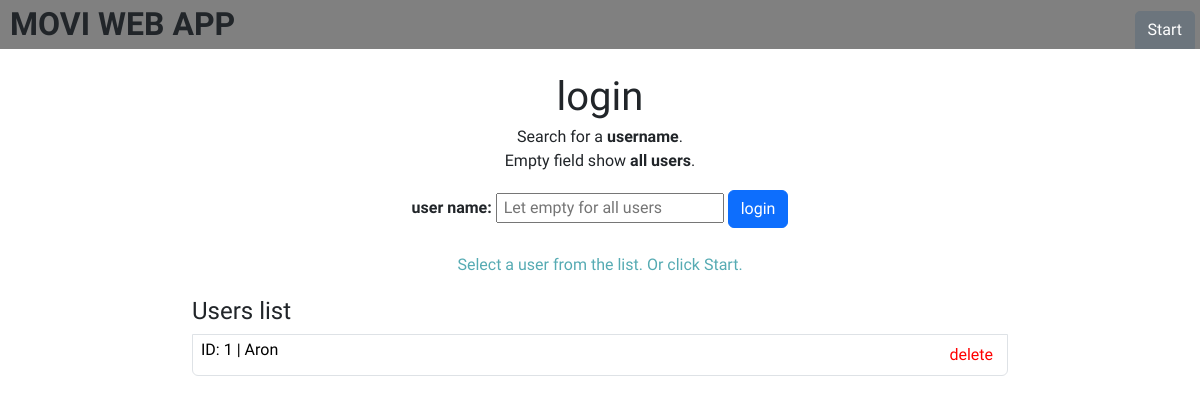
/users, run on an earlier commit of the app's database.
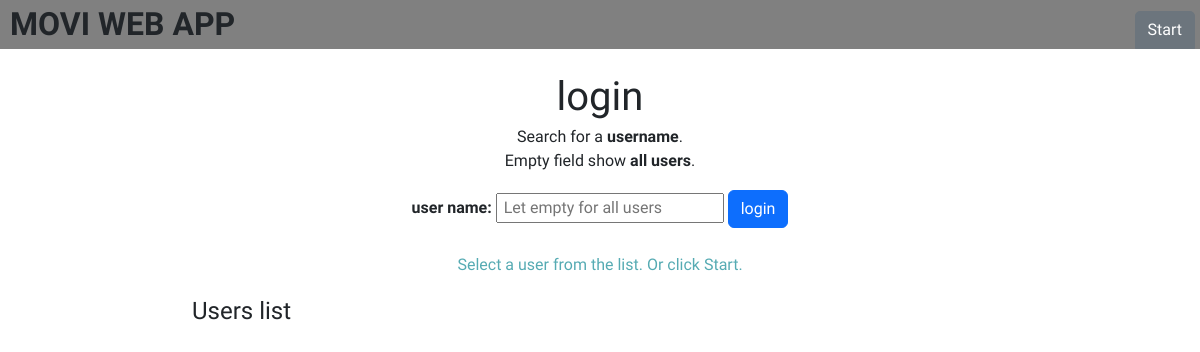
And on a later commit of the database.
### datamanager/data_models.py (models this page shows, shortened)
class User(db.Model):
    id: Mapped[int] = mapped_column(primary_key=True, autoincrement=True)
    name: Mapped[str] = mapped_column(nullable=False)
    reviews: Mapped[list["Review"]] = relationship(back_populates="user")
    movies: Mapped[list["Movie"]] = relationship(secondary=user_movie_association, back_populates="users")

### app.py (the view, shortened to what this page needs)
@app.route('/users', methods=['GET', 'POST'])
def list_users():
    with app.app_context():
        if request.method == 'POST':
            search_name = request.form.get('search_name')
            if search_name:
                users = User.query.filter(User.name.like(f"%{search_name}%")).all()
                msg = f"Select a user from the list. Or click Start."
                if not users:
                    msg = f"No user was found with the name {search_name}"
                    users = User.query.all()
            else:
                users = User.query.all()
                msg = "Select a user from the list. Or click Start."
            return render_template('users.html', users=users, msg=msg)
    users = User.query.all()
    msg = "Select a user from the list. Or click Start."
    return render_template('users.html', users=users, msg=msg)

### templates/users.html (shortened to what this page needs)
{% extends "layout.html" %}
{% block content %}
<div class="users">
    <div class="div_form">
      <form action="" method="post">
          <h1>login</h1>
          <p>
              Search for a <b>username</b>.<br>
              Empty field show <b>all users</b>.
          </p>
          <div class="_input">
              <label for="search_name"><b>user name:</b></label>
              <input type="text" id="search_name" name="search_name" placeholder=" Let empty for all users">
              <button type="submit" class="btn btn-primary" >login</button>
          </div>
          <p class="msg">{{ msg }}</p>
      </form>
    </div>
    <div class="list-group">
      <h4>Users list</h4>
      {% for user in users %}
        <div class="list-group-item list-group-item-action space_between">
            <a class="list-group-item-action btn_user_id" href="/users/{{ user.id }}">
                <button name="user_id" value="{{ user.id }}">ID: {{ user.id }} | {{ user.name }}</button>
            </a>
            <form action="/users" method="POST">
                <button type="submit" name="user_id" value="{{ user.id }}" class="btn btn-light btn_delete_user" data-bs-toggle="tooltip" title="If you click, the user will be permanently deleted." >delete</button>
            </form>
        </div>
      {% endfor %}
    </div>
</div>
{% endblock %}

### templates/layout.html (shortened to what this page needs)
<!DOCTYPE html>
<html lang="en">
<head>
    <link href="https://cdn.jsdelivr.net/npm/bootstrap@5.3.3/dist/css/bootstrap.min.css" rel="stylesheet">
    <link rel="stylesheet" href="{{ url_for('static', filename='style.css') }}">
</head>
<body>
    <div class="bar_menu" style="background-color: gray">
        <div class="row">
            <div class="col-7">
                <h2><b>MOVI WEB APP</b></h2>
            </div>
            <div class="col-5" style="display: flex; justify-content: end; align-items: end;">
                <a href="/"><button type="button" class="btn btn-secondary">Start</button></a>
            </div>
        </div>
    </div>
    <div class="container">
        {% block content %}{% endblock %}
    </div>
</body>
</html>

### static/style.css (style rules this page uses)
* { box-sizing: border-box; }
body, html { margin: 0px; padding: 0px; overflow-x: hidden; font-family: "Finlandica", sans-serif; }
h1, h2 { margin: 0px; line-height: 90%; }
p { margin: 0px; }
.container { padding-top: 30px; padding-bottom: 20px; width: 70vw; }
.users div:first-child { text-align: center; margin-bottom: 20px; }
.bar_menu h2 { margin: 10px 0px 10px 10px; }
.bar_menu button { border-radius: 5px 5px 0px 0px; margin-right: 5px; }
.users .div_form form p { margin-top: 10px; }
.users .div_form form .msg { color: #56ABB3; }
.users .div_form form input { margin: 20px 0px; }

What changed in the data, as far as the page shows it:
removed User: id "1", name "Aron"
